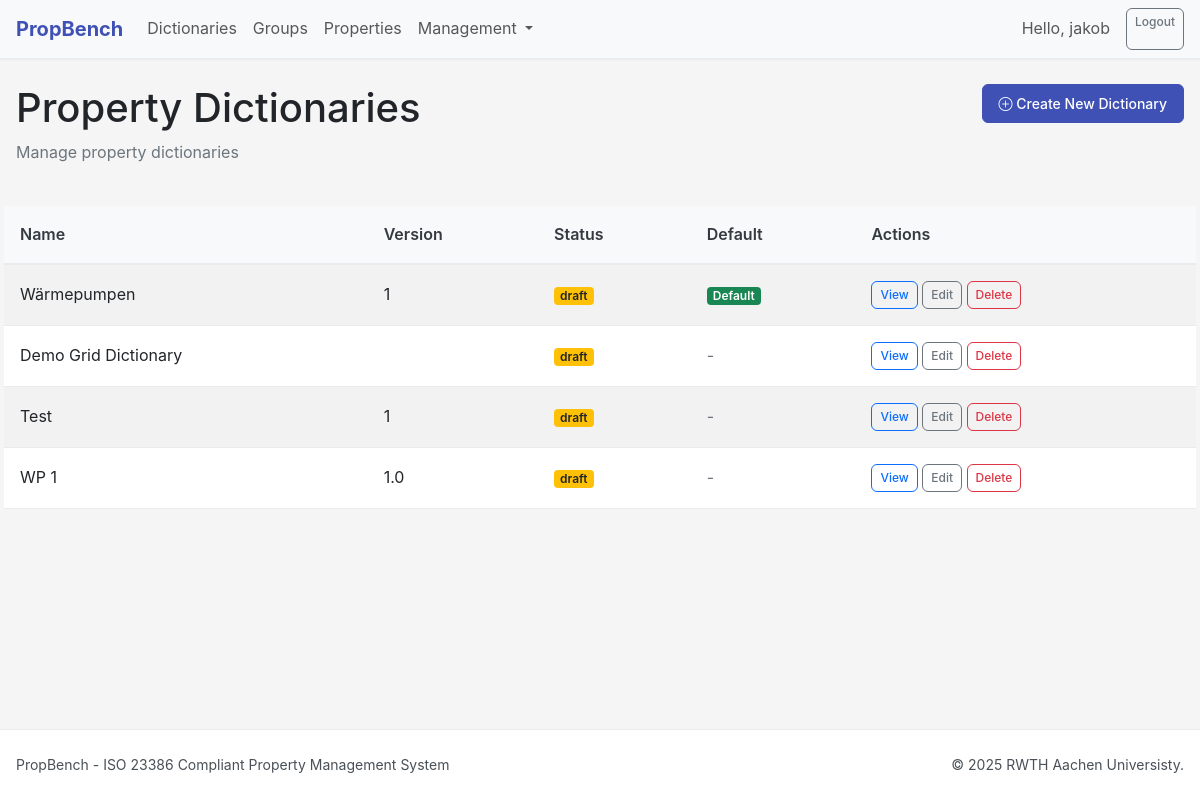
/dictionaries/ (signed in), run on the app's committed database.
### accounts/models.py (models this page shows, shortened)
class User(AbstractUser):
    id = models.UUIDField(primary_key=True, default=uuid.uuid4, editable=False)
    organization = models.CharField(max_length=255, blank=True)
    job_title = models.CharField(max_length=100, blank=True)
    is_expert = models.BooleanField(default=False, help_text="Designates whether this user has expert privileges.")
    preferred_language = models.CharField(max_length=10, default='en-EN')
    last_active = models.DateTimeField(null=True, blank=True)
    class Meta:
        verbose_name = 'User'
        verbose_name_plural = 'Users'

### dictionaries/models.py (models this page shows, shortened)
class PropertyDictionary(models.Model):
    guid = models.UUIDField(primary_key=True, default=uuid.uuid4, editable=False)
    name = models.CharField(max_length=255)
    description = models.TextField(blank=True, null=True)
    registration_authority = models.CharField(max_length=255)
    version = models.CharField(max_length=50)
    status = models.CharField(max_length=20, choices=[
        ('draft', 'Draft'),
        ('active', 'Active'),
        ('deprecated', 'Deprecated'),
        ('inactive', 'Inactive')
    ], default='draft')
    is_default = models.BooleanField(default=False)
    extended_attributes = models.JSONField(blank=True, null=True,
                                       help_text="Dictionary-specific extended attributes")
    metadata = models.JSONField(blank=True, null=True,
                             help_text="Flexible JSON field for storing additional dictionary metadata")
    created_by = models.ForeignKey(settings.AUTH_USER_MODEL, on_delete=models.PROTECT, related_name='created_dictionaries')
    updated_by = models.ForeignKey(settings.AUTH_USER_MODEL, on_delete=models.PROTECT, related_name='updated_dictionaries')
    created_at = models.DateTimeField(auto_now_add=True)
    updated_at = models.DateTimeField(auto_now=True)
    date_of_activation = models.DateTimeField(blank=True, null=True)
    date_of_deprecation = models.DateTimeField(blank=True, null=True)
    date_of_deactivation = models.DateTimeField(blank=True, null=True)
    default_library = models.ForeignKey('properties.ExternalLibrary', null=True, blank=True, on_delete=models.SET_NULL,
                                        help_text="Default lookup library for this dictionary")
    class Meta:
        verbose_name = "Property Dictionary"
        verbose_name_plural = "Property Dictionaries"
        ordering = ['-is_default', 'name']

### dictionaries/htmx_views.py (the view)
# urls.py: path('', htmx_views.DictionaryListView.as_view(), name='dictionary_list'),
class DictionaryListView(LoginRequiredMixin, ListView):
    model = PropertyDictionary
    template_name = 'dictionaries/dictionary_list.html'
    context_object_name = 'dictionaries'
    def get_queryset(self):
        queryset = super().get_queryset()
        search_query = self.request.GET.get('search', '')
        if search_query:
            queryset = queryset.filter(name__icontains=search_query)
        status_filter = self.request.GET.get('status', '')
        if status_filter:
            queryset = queryset.filter(status=status_filter)
        return queryset
    def get_context_data(self, **kwargs):
        context = super().get_context_data(**kwargs)
        context['search_query'] = self.request.GET.get('search', '')
        context['status_filter'] = self.request.GET.get('status', '')
        return context

### templates/dictionaries/dictionary_list.html (shortened to what this page needs)
{% extends 'base/base.html' %}
{% load static %}
{% block content %}
<div class="container">
    <div class="row mb-4">
        <div class="col-md-6">
            <h1>Property Dictionaries</h1>
            <p class="text-muted">Manage property dictionaries</p>
        </div>
        <div class="col-md-6 text-end">
            <a href="{% url 'dictionaries:dictionary_create' %}" class="btn btn-primary">
                <i class="bi bi-plus-circle"></i> Create New Dictionary
            </a>
        </div>
    </div>
    <div class="row">
        {% if dictionaries %}
            <table class="table table-striped">
                <thead>
                    <tr>
                        <th>Name</th>
                        <th>Version</th>
                        <th>Status</th>
                        <th>Default</th>
                        <th>Actions</th>
                    </tr>
                </thead>
                <tbody>
                    {% for dictionary in dictionaries %}
                        <tr>
                            <td>{{ dictionary.name }}</td>
                            <td>{{ dictionary.version }}</td>
                            <td>
                                <span class="badge bg-{{ dictionary.status|lower }}">
                                    {{ dictionary.status }}
                                </span>
                            </td>
                            <td>
                                {% if dictionary.is_default %}
                                    <span class="badge bg-success">Default</span>
                                {% else %}
                                    <span class="text-muted">-</span>
                                {% endif %}
                            </td>
                            <td>
                                <a href="{% url 'dictionaries:dictionary_detail' pk=dictionary.guid %}" class="btn btn-sm btn-outline-primary">View</a>
                                <a href="{% url 'dictionaries:dictionary_edit' pk=dictionary.guid %}" class="btn btn-sm btn-outline-secondary">Edit</a>
                                <a href="{% url 'dictionaries:dictionary_delete' pk=dictionary.guid %}" class="btn btn-sm btn-outline-danger">Delete</a>
                            </td>
                        </tr>
                    {% endfor %}
                </tbody>
            </table>
        {% else %}
            <div class="alert alert-info">
                No dictionaries found. Click "Create New Dictionary" to add one.
            </div>
        {% endif %}
    </div>
</div>
{% endblock %}

### templates/base/base.html (shortened to what this page needs)
{% load static %}
<!DOCTYPE html>
<html lang="en">
<head>
<html lang="en">
<head>
    <link href="https://cdn.jsdelivr.net/npm/bootstrap@5.3.0/dist/css/bootstrap.min.css" rel="stylesheet">
    <link href="https://cdn.jsdelivr.net/npm/bootstrap-icons@1.10.0/font/bootstrap-icons.css" rel="stylesheet">
    <link href="https://cdn.jsdelivr.net/npm/select2@4.1.0-rc.0/dist/css/select2.min.css" rel="stylesheet" />
    <link href="https://cdn.jsdelivr.net/npm/@ttskch/select2-bootstrap4-theme@1.5.2/dist/select2-bootstrap5.min.css" rel="stylesheet" />
    <link href="https://cdn.jsdelivr.net/npm/tom-select@2.2.2/dist/css/tom-select.bootstrap5.min.css" rel="stylesheet">
    <link href="{% static 'css/propbench-base.css' %}" rel="stylesheet">
    <link href="{% static 'css/components.css' %}" rel="stylesheet">
    <link href="{% static 'css/jsoneditor.css' %}" rel="stylesheet">
</head>
<body>
<nav class="navbar navbar-expand-lg navbar-light bg-light fixed-top shadow-sm">
    <div class="container">
        <a class="navbar-brand" href="/">PropBench</a>
        <div class="collapse navbar-collapse" id="navbarSupportedContent">
            <ul class="navbar-nav me-auto mb-2 mb-lg-0">
                <li class="nav-item"><a class="nav-link" href="{% url 'dictionaries:dictionary_list' %}">Dictionaries</a></li>
                <li class="nav-item"><a class="nav-link" href="{% url 'groups:group_list' %}">Groups</a></li>
                <li class="nav-item"><a class="nav-link" href="{% url 'properties:property_list' %}">Properties</a></li>
                <li class="nav-item dropdown">
                    <a class="nav-link dropdown-toggle" href="#" id="navbarDropdown" role="button" data-bs-toggle="dropdown" aria-expanded="false">
                        Management
                    </a>
                </li>
            </ul>
            <div class="d-flex">
                {% if user.is_authenticated %}
                    <span class="navbar-text me-3">Hello, {{ user.username }}</span>
                    <a href="{% url 'logout' %}" class="btn btn-outline-secondary btn-sm">Logout</a>
                {% else %}
                    <a href="{% url 'login' %}" class="btn btn-outline-primary btn-sm">Login</a>
                {% endif %}
            </div>
        </div>
    </div>
</nav>
<div class="main-content">
    {% block content %}{% endblock %}
</div>
<footer class="footer border-top">
    <div class="container">
        <div class="row">
            <div class="col-md-6"><p class="mb-0">PropBench - ISO 23386 Compliant Property Management System</p></div>
            <div class="col-md-6 text-md-end"><p class="mb-0">&copy; {% now "Y" %} RWTH Aachen Universisty.</p></div>
        </div>
    </div>
</footer>
</body>
</html>

### static/css/propbench-base.css (style rules this page uses)
:root { --primary: #3f51b5; --primary-hover: #303f9f; --primary-light: #e8eaf6; --secondary: #f50057; --secondary-hover: #c51162; --gray-50: #f8f9fa; --gray-100: #f5f5f5; --gray-200: #e9ecef; --gray-300: #dee2e6; --gray-400: #ced4da; --gray-500: #6c757d; --gray-600: #495057; --gray-700: #343a40; --gray-800: #212529; --success: #28a745; --warning: #ffc107; --danger: #dc3545; --info: #17a2b8; --status-draft-bg: #fff8e1; --status-draft-border: #ffc107; --status-active-bg: #e8f5e9; --status-active-border: #4caf50; --status-deprecated-bg: #ffebee; --status-deprecated-border: #f44336; --status-inactive-bg: #fafafa; --status-inactive-border: #9e9e9e; --status-candidate-bg: #e3f2fd; --status-candidate-border: #2196f3; --status-rejected-bg: #ffebee; --status-rejected-border: #d32f2f; --header-height: 60px; --sidebar-width: 280px; --container-max-width: 1200px; --border-radius: 0.375rem; --border-radius-sm: 0.25rem; --border-radius-lg: 0.5rem; --font-family-primary: -apple-system, BlinkMacSystemFont, "Segoe UI", system-ui, Roboto, "Helvetica Neue", Arial, sans-serif; --font-family-mono: ui-monospace, Menlo, Monaco, "Cascadia Mono", "Segoe UI Mono", "Roboto Mono", "Courier New", monospace; --font-size-xs: 0.75rem; --font-size-sm: 0.875rem; --font-size-base: 1rem; --font-size-lg: 1.125rem; --font-size-xl: 1.25rem; --spacing-xs: 0.25rem; --spacing-sm: 0.5rem; --spacing-md: 1rem; --spacing-lg: 1.5rem; --spacing-xl: 2rem; --spacing-2xl: 3rem; --shadow-sm: 0 1px 2px 0 rgba(0, 0, 0, 0.05); --shadow: 0 1px 3px 0 rgba(0, 0, 0, 0.1), 0 1px 2px 0 rgba(0, 0, 0, 0.06); --shadow-md: 0 4px 6px -1px rgba(0, 0, 0, 0.1), 0 2px 4px -1px rgba(0, 0, 0, 0.06); --shadow-lg: 0 10px 15px -3px rgba(0, 0, 0, 0.1), 0 4px 6px -2px rgba(0, 0, 0, 0.05); --transition-base: all 0.15s ease-in-out; --transition-fast: all 0.1s ease-in-out; --transition-slow: all 0.3s ease-in-out; }
html { position: relative; min-height: 100%; }
body { min-height: 100vh; display: flex; flex-direction: column; padding-top: var(--header-height); font-family: var(--font-family-primary); line-height: 1.6; color: var(--gray-800); background-color: var(--gray-100); margin: 0; }
.navbar-brand { font-weight: 700; color: var(--primary) !important; }
.navbar { background-color: white !important; border-bottom: 1px solid var(--gray-200); box-shadow: var(--shadow-sm); }
.main-content { flex: 1; padding: var(--spacing-lg) 0; }
.container, .container-fluid { max-width: var(--container-max-width); margin: 0 auto; padding-left: var(--spacing-md); padding-right: var(--spacing-md); }
.btn { border-radius: var(--border-radius); font-weight: 500; transition: var(--transition-base); padding: 0.5rem 1rem; font-size: var(--font-size-sm); }
.btn-primary { background-color: var(--primary); border-color: var(--primary); color: white; }
.btn-sm { padding: 0.25rem 0.5rem; font-size: var(--font-size-xs); }
.badge { font-size: var(--font-size-xs); padding: 0.25em 0.5em; border-radius: var(--border-radius-sm); font-weight: 600; }
.bg-draft { background-color: var(--warning); color: var(--gray-800); }
.footer { background-color: white; border-top: 1px solid var(--gray-200); padding: var(--spacing-lg) 0; font-size: var(--font-size-sm); color: var(--gray-600); }
.text-muted { color: var(--gray-500) !important; }
.bg-light { background-color: var(--gray-50) !important; }
.border-top { border-top: 1px solid var(--gray-200) !important; }
.shadow-sm { box-shadow: var(--shadow-sm) !important; }

### static/css/components.css (style rules this page uses)
.table { margin-bottom: 0; }
.table th { background-color: var(--gray-50); border-bottom: 2px solid var(--gray-200); font-weight: 600; color: var(--gray-700); padding: var(--spacing-md); }
.table td { padding: var(--spacing-md); border-bottom: 1px solid var(--gray-200); vertical-align: middle; }
.table-striped tbody tr:nth-of-type(odd) { background-color: rgba(0, 0, 0, 0.02); }

### data on the page
User: username "jakob"
PropertyDictionary: name "Wärmepumpen", version "1", status "draft", is_default "Default"
PropertyDictionary: name "Demo Grid Dictionary", status "draft"
PropertyDictionary: name "Test", version "1", status "draft"
PropertyDictionary: name "WP 1", version "1.0", status "draft"
